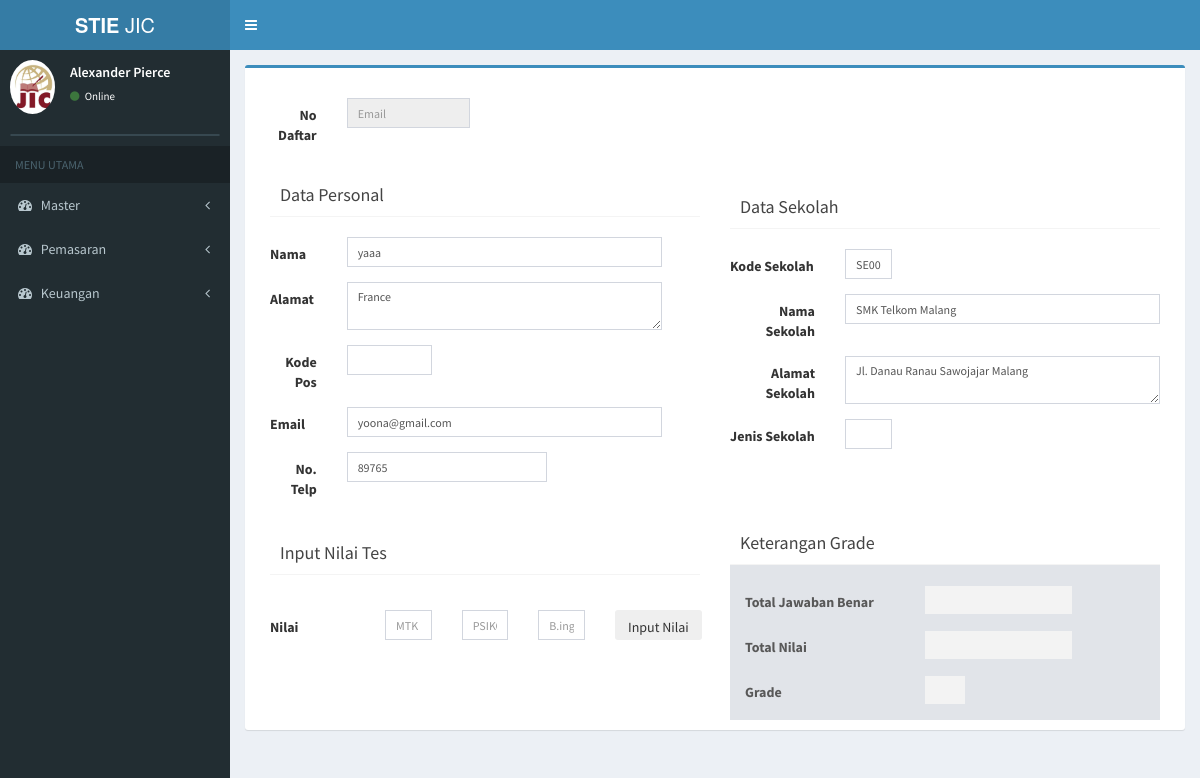
Before: /index.php/hasil_tes/index/TM001 with the older database file.
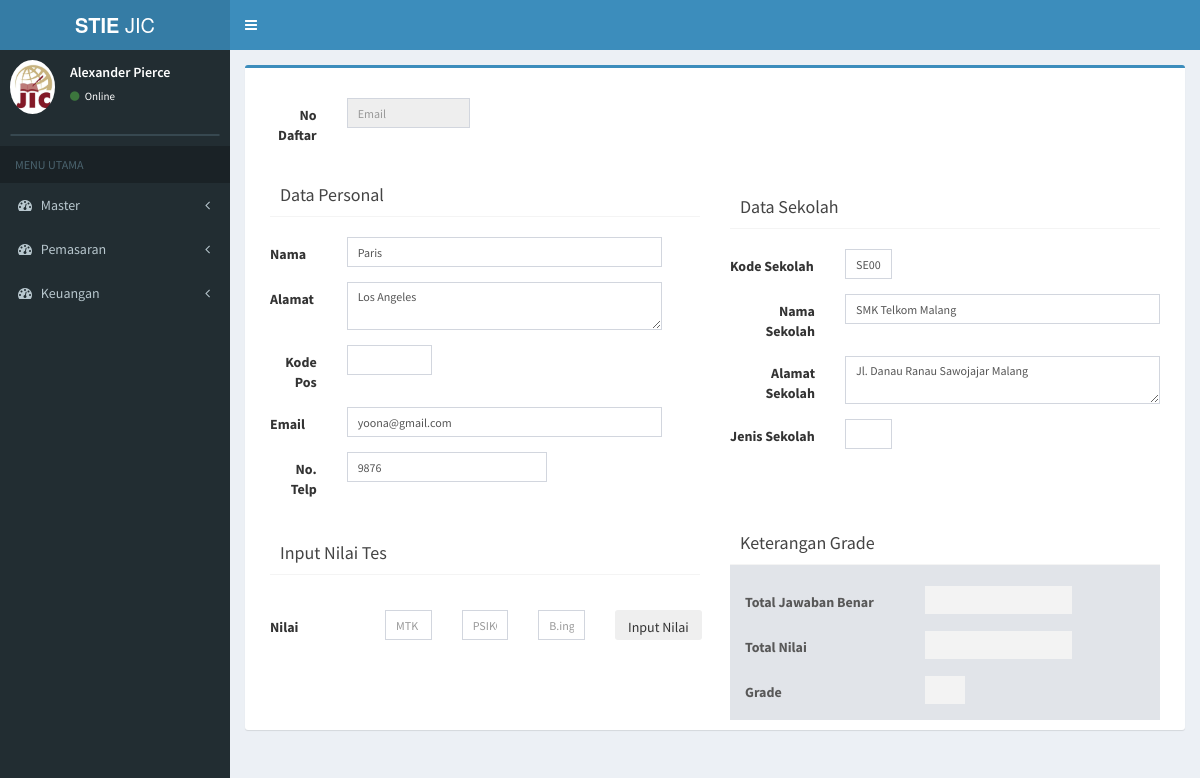
After: the same page with the newer database file.
### tables this page shows
CREATE TABLE `tb_pendaftaran` (
  `id_pendaftaran` varchar(6) NOT NULL,
  `tanggal_pendaftaran` date NOT NULL,
  `nama_pendaftar` varchar(50) NOT NULL,
  `jk_pendaftar` varchar(20) NOT NULL,
  `id_sekolah2` varchar(6) NOT NULL,
  `jurusan` varchar(20) NOT NULL,
  `alamat` varchar(100) NOT NULL,
  `email` varchar(30) NOT NULL,
  `no_telp` varchar(15) NOT NULL,
  `waktu` varchar(10) NOT NULL,
  `status_bayar` varchar(20) NOT NULL,
  `id_prodi2` varchar(6) NOT NULL,
  `sumber` varchar(30) NOT NULL,
  `ibu_kandung` varchar(30) NOT NULL,
  `bukti_transfer` text NOT NULL,
  `agama` varchar(10) NOT NULL,
  `id_du2` varchar(6) NOT NULL
);

CREATE TABLE `tb_sekolah` (
  `id_sekolah` varchar(6) NOT NULL,
  `nama_sekolah` varchar(30) NOT NULL,
  `alamat_sekolah` text NOT NULL,
  `jenis_sekolah` varchar(6) NOT NULL
);

### application/controllers/hasil_tes.php (called while the page is built, shortened)
<?php
class Hasil_tes extends CI_Controller {
	public function __construct()
	{
		$this->load->model('pendaftaran_model');
	}
	public function index()
	{
				$data['getPreschool'] = $this->pendaftaran_model->getPreschool();
				$id_pendaftaran = $this->uri->segment(3);
				$data['hasil_tes'] = $this->pendaftaran_model->get_pra_pendaftar($id_pendaftaran);
				$data['id_pendaftaran'] = $id_pendaftaran;
				$data['main_view'] = 'hasil_tes_view';
				$this->load->view('template', $data);
	}
}

### index.php (called while the page is built, shortened)
<?php
require_once BASEPATH.'core/CodeIgniter.php';

### application/models/pendaftaran_model.php (called while the page is built, shortened)
<?php
class Pendaftaran_model extends CI_Model {
  public function get_pra_pendaftar($id_pendaftaran){
      return $this->db->join('tb_sekolah','tb_sekolah.id_sekolah=tb_pendaftaran.id_sekolah2')
              ->where('id_pendaftaran', $id_pendaftaran)
              ->get('tb_pendaftaran')
              ->row();
  }
}

### application/views/hasil_tes_view.php (the view, shortened to what the changed rows need)
<div class="row">
  <?php echo form_open('hasil_tes/save_hasil_tes'); ?>
  <div class="col-md-12">
  <div class="box box-primary">
    <div class="form-horizontal">
  <div class="box-body">
    <div class="col-md-6"><br>
                <br>
                <div class="form-group">
                  <div class="col-md-9">
                    <input type="text" class="form-control input-sm" id="inputEmail3" placeholder="" value="<?php echo $hasil_tes->nama_pendaftar; ?>">
                  </div>
                </div>
                <div class="form-group">
                  <div class="col-md-9">
                    <textarea type="text" class="form-control input-sm" id="inputEmail3" placeholder=""><?php echo $hasil_tes->alamat; ?>
                      </textarea>
                  </div>
                </div>
                <div class="form-group">
                  <div class="col-md-9">
                    <input type="email" class="form-control input-sm" id="inputEmail3" placeholder="" value="<?php echo $hasil_tes->email; ?>">
                  </div>
                </div>
                <div class="form-group">
                  <div class="col-md-6">
                    <input type="number" class="form-control input-sm" id="inputEmail3" placeholder="" value="<?php echo $hasil_tes->no_telp; ?>">
                  </div>
                </div>
                <br>
              </div>
              <div class="col-md-6">
            <br>
                <br>
                <div class="form-group">
                  <div class="col-md-2">
                    <input type="text" class="form-control input-sm" id="inputEmail3" placeholder="" value="<?php echo $hasil_tes->id_sekolah; ?>">
                  </div>
                </div>
                <div class="form-group">
                  <div class="col-md-9">
                    <input type="text" class="form-control input-sm" id="inputEmail3" placeholder="" value="<?php echo $hasil_tes->nama_sekolah; ?>">
                  </div>
                </div>
                <div class="form-group">
                  <div class="col-md-9">
                    <textarea type="text" class="form-control input-sm" id="inputEmail3" placeholder=""><?php echo $hasil_tes->alamat_sekolah; ?></textarea>
                  </div>
                </div>
                <br><br>
        </div></div>
          </div>
      </div>
          </div>
</div>
</div>

Changed rows visible on the page:
changed tb_pendaftaran "yoona@gmail.com": nama_pendaftar "yaaa" → "Paris"; alamat "France" → "Los Angeles"; no_telp "89765" → "9876"
